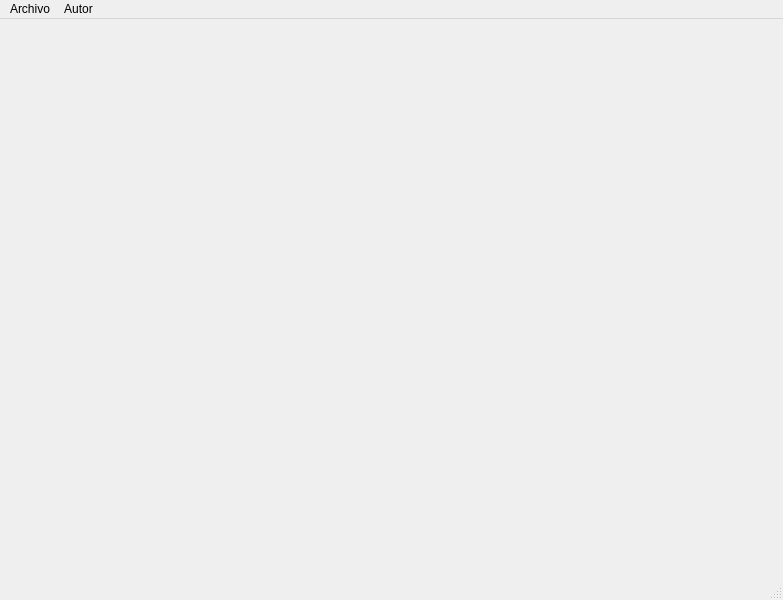
<?xml version="1.0" encoding="UTF-8"?>
<ui version="4.0">
 <class>btnBocaTransfer</class>
 <widget class="QMainWindow" name="btnBocaTransfer">
  <property name="geometry">
   <rect>
    <x>0</x>
    <y>0</y>
    <width>783</width>
    <height>600</height>
   </rect>
  </property>
  <property name="windowTitle">
   <string>Boca-Transfer</string>
  </property>
  <widget class="QWidget" name="centralwidget"/>
  <widget class="QMenuBar" name="menubar">
   <property name="geometry">
    <rect>
     <x>0</x>
     <y>0</y>
     <width>783</width>
     <height>22</height>
    </rect>
   </property>
   <widget class="QMenu" name="menuArchivo">
    <property name="title">
     <string>Archivo</string>
    </property>
    <addaction name="btnRegistrar_Fichajes"/>
    <addaction name="btnReportar_fichaje"/>
    <addaction name="btnHistorial_de_fichajes"/>
   </widget>
   <widget class="QMenu" name="menuAutor">
    <property name="title">
     <string>Autor</string>
    </property>
    <addaction name="actionDesarrolador"/>
   </widget>
   <addaction name="menuArchivo"/>
   <addaction name="menuAutor"/>
  </widget>
  <widget class="QStatusBar" name="statusbar"/>
  <action name="actionDesarrolador">
   <property name="text">
    <string>Desarrolador+</string>
   </property>
  </action>
  <action name="btnRegistrar_Fichajes">
   <property name="text">
    <string>Registrar fichaje local</string>
   </property>
   <property name="shortcut">
    <string>Ctrl+R</string>
   </property>
  </action>
  <action name="btnReportar_fichaje">
   <property name="text">
    <string>Reportar fichaje</string>
   </property>
  </action>
  <action name="btnHistorial_de_fichajes">
   <property name="text">
    <string>Historial de fichajes</string>
   </property>
  </action>
 </widget>
 <resources/>
 <connections/>
</ui>
